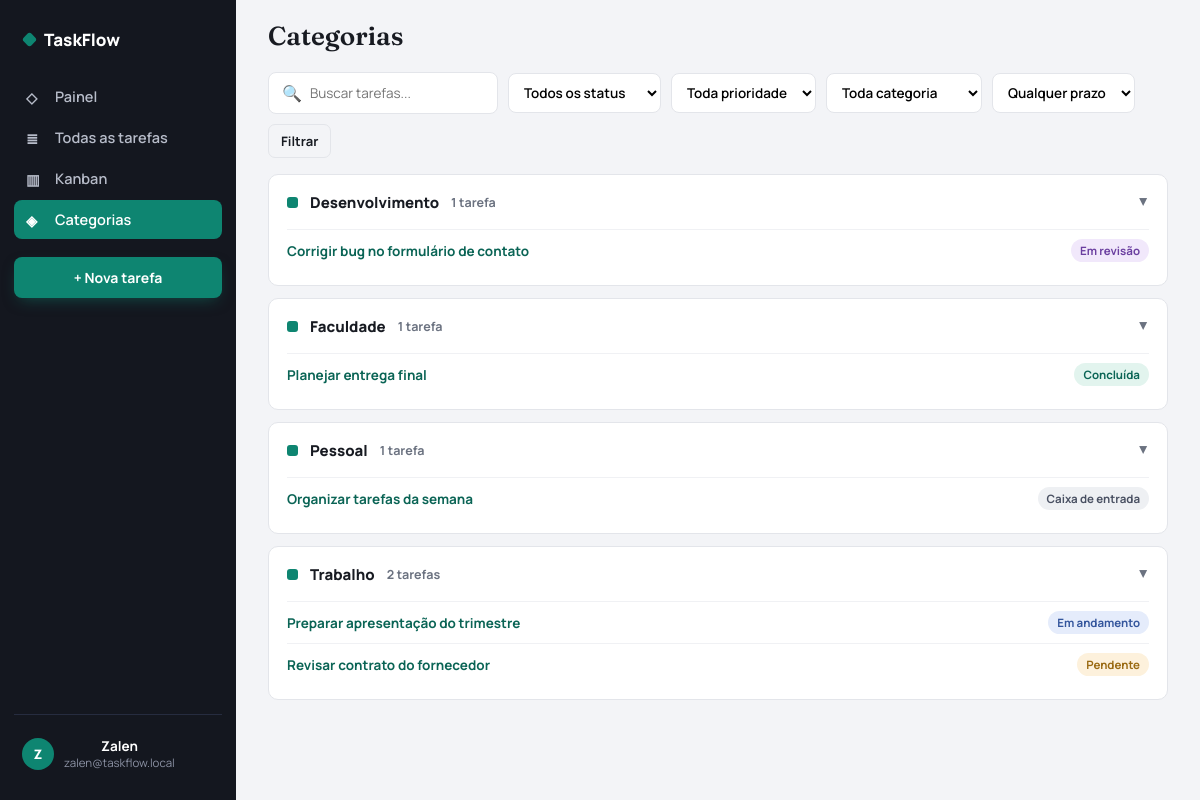
Screenshot of /tasks.php?view=category (signed in) with the database file from the repository.
### tables this page shows
CREATE TABLE users (
    id INT UNSIGNED NOT NULL AUTO_INCREMENT,
    username VARCHAR(50) NOT NULL,
    email VARCHAR(255) NULL,
    name VARCHAR(100) NOT NULL,
    profile VARCHAR(100) NOT NULL DEFAULT 'Freelancer / Criador',
    password_hash VARCHAR(255) NOT NULL,
    created_at TIMESTAMP NOT NULL DEFAULT CURRENT_TIMESTAMP,
    PRIMARY KEY (id),
    UNIQUE KEY uq_users_username (username),
    UNIQUE KEY uq_users_email (email)
);

CREATE TABLE tasks (
    id BIGINT UNSIGNED NOT NULL AUTO_INCREMENT,
    user_id INT UNSIGNED NOT NULL,
    title VARCHAR(120) NOT NULL,
    description TEXT NULL,
    category VARCHAR(60) NULL,
    status ENUM('inbox','pending','progress','review','done') NOT NULL DEFAULT 'inbox',
    priority ENUM('low','normal','high','urgent') NOT NULL DEFAULT 'normal',
    due_date DATE NULL,
    created_at TIMESTAMP NOT NULL DEFAULT CURRENT_TIMESTAMP,
    updated_at TIMESTAMP NOT NULL DEFAULT CURRENT_TIMESTAMP ON UPDATE CURRENT_TIMESTAMP,
    PRIMARY KEY (id),
    KEY idx_tasks_user_status (user_id, status),
    KEY idx_tasks_user_due (user_id, due_date),
    KEY idx_tasks_user_category (user_id, category),
    KEY idx_tasks_user_updated (user_id, updated_at),
    CONSTRAINT fk_tasks_user FOREIGN KEY (user_id) REFERENCES users(id) ON DELETE CASCADE
);

### includes/bootstrap.php (called while the page is built, shortened)
<?php
require_once __DIR__ . '/../config/database.php';
function e(mixed $value): string {
    return htmlspecialchars((string)$value, ENT_QUOTES, 'UTF-8');
}
function first_char(string $value): string {
    return function_exists('mb_substr') ? mb_substr($value, 0, 1, 'UTF-8') : substr($value, 0, 1);
}
function csrf_token(): string {
    return $_SESSION['csrf'];
}
function current_user(): ?array {
    try {
        $stmt = db()->prepare('SELECT id, username, email, name, profile FROM users WHERE id = :id LIMIT 1');
        $stmt->execute(['id' => (int)$_SESSION['user_id']]);
        $user = $stmt->fetch();
        return $user ?: null;
    } catch (RuntimeException $e) {
        return null;
    }
}
function require_auth(): array {
    $user = current_user();
    return $user;
}
function statuses(): array {
    return [
        'inbox' => 'Caixa de entrada',
        'pending' => 'Pendente',
        'progress' => 'Em andamento',
        'review' => 'Em revisão',
        'done' => 'Concluída',
    ];
}

### config/database.php (called while the page is built, shortened)
<?php
function db(bool $withoutDatabase = false): PDO {
    static $connections = [];
    $key = $withoutDatabase ? 'server' : 'database';
    if (isset($connections[$key])) {
        return $connections[$key];
    }
    $dsn = $withoutDatabase
        ? 'mysql:host=' . DB_HOST . ';port=' . DB_PORT . ';charset=utf8mb4'
        : 'mysql:host=' . DB_HOST . ';port=' . DB_PORT . ';dbname=' . DB_NAME . ';charset=utf8mb4';
    try {
        $pdo = new PDO($dsn, DB_USER, DB_PASS, [
            PDO::ATTR_ERRMODE => PDO::ERRMODE_EXCEPTION,
            PDO::ATTR_DEFAULT_FETCH_MODE => PDO::FETCH_ASSOC,
            PDO::ATTR_EMULATE_PREPARES => false,
        ]);
    } catch (PDOException $e) {
        throw new RuntimeException(
            $withoutDatabase
                ? 'Não foi possível conectar ao MySQL. Confirme se o MySQL está iniciado no XAMPP e revise config/database.php.'
                : 'Banco TaskFlow ainda não está disponível. Acesse install.php para criar o banco e as tabelas.',
            0,
            $e
        );
    }
    return $pdo;
}

### tasks.php (the view, shortened to what this page needs)
<?php
require_once __DIR__ . '/includes/bootstrap.php';
$user = require_auth();
$uid = (int)$user['id'];
$q = trim((string)($_GET['q'] ?? ''));
$status = (string)($_GET['status'] ?? '');
$priority = (string)($_GET['priority'] ?? '');
$view = (string)($_GET['view'] ?? 'list');
$where = ['user_id = :uid']; $params = ['uid'=>$uid];
$order = $view === 'category' ? "ORDER BY category ASC, due_date IS NULL, due_date ASC, updated_at DESC" : 'ORDER BY updated_at DESC, id DESC';
$stmt = db()->prepare('SELECT id,user_id,title,description,category,status,priority,due_date,created_at,updated_at FROM tasks WHERE ' . implode(' AND ', $where) . ' ' . $order);
$stmt->execute($params); $tasks = $stmt->fetchAll(); $categories = user_categories($uid);
$grouped = [];
if ($view === 'category') foreach ($tasks as $task) { $key = trim((string)($task['category'] ?? '')) ?: 'Sem categoria'; $grouped[$key][] = $task; }
function status_class(string $status): string { return ['inbox'=>'st-inbox','pending'=>'st-pendente','progress'=>'st-andamento','review'=>'st-revisao','done'=>'st-concluida'][$status] ?? 'st-inbox'; }
$pageTitle = $view === 'category' ? 'Categorias' : 'Todas as tarefas'; $activePage = $view === 'category' ? 'categories' : 'tasks';
include __DIR__ . '/includes/header.php';
?>
<form class="toolbar" method="get">
    <div class="searchbox">🔍<input id="taskSearch" name="q" placeholder="Buscar tarefas..." value="<?=e($q)?>"></div>
    <select class="select-sm" name="status"><option value="">Todos os status</option><?php foreach(statuses() as $k=>$v): ?><option value="<?=e($k)?>" <?=$status===$k?'selected':''?>><?=e($v)?></option><?php endforeach; ?></select>
    <select class="select-sm" name="priority"><option value="">Toda prioridade</option><?php foreach(priorities() as $k=>$v): ?><option value="<?=e($k)?>" <?=$priority===$k?'selected':''?>><?=e($v)?></option><?php endforeach; ?></select>
    <select class="select-sm" name="category"><option value="">Toda categoria</option></select>
    <select class="select-sm" name="due"><option value="">Qualquer prazo</option></select>
    <button class="btn btn-ghost btn-sm" type="submit">Filtrar</button>
</form>
<?php if ($view === 'category'): ?>
    <?php foreach($grouped as $categoryName => $categoryTasks): ?>
        <section class="cat-group open">
            <div class="cat-head"><div class="l"><span class="cat-swatch" style="background:#0e8571"></span><span class="name"><?=e($categoryName)?></span><span class="count"><?=count($categoryTasks)?> tarefa<?=count($categoryTasks)===1?'':'s'?></span></div><span class="chev">▸</span></div>
            <div class="cat-body"><?php foreach($categoryTasks as $task): ?><a class="cat-task" href="tasks.php?action=view&id=<?=e($task['id'])?>"><span class="tt"><?=e($task['title'])?></span><span class="pill <?=status_class($task['status'])?>"><?=e(statuses()[$task['status']])?></span></a><?php endforeach; ?></div>
        </section>
    <?php endforeach; ?>
<?php endif; ?>
<?php include __DIR__ . '/includes/footer.php'; ?>

### includes/header.php (shortened to what this page needs)
<?php
$names = preg_split('/\s+/', trim((string)($user['name'] ?? 'User'))) ?: ['User'];
$initials = strtoupper(first_char($names[0] ?? 'U') . first_char($names[1] ?? ''));
$email = $user['email'] ?? $user['username'] ?? '';
?>
<!doctype html>
<html lang="pt-BR">
<head>
    <link rel="stylesheet" href="assets/css/app.css">
</head>
<body>
<div class="app show" data-csrf="<?=e(csrf_token())?>">
    <aside class="sidebar" id="sidebar">
        <a class="mark" href="dashboard.php"><span class="dot"></span>TaskFlow</a>
        <a class="nav-item <?=$activePage==='dashboard'?'active':''?>" data-screen="dashboard" href="dashboard.php"><span class="ic">◇</span>Painel</a>
        <a class="nav-item <?=$activePage==='tasks'?'active':''?>" data-screen="tasks" href="tasks.php"><span class="ic">≣</span>Todas as tarefas</a>
        <a class="nav-item <?=$activePage==='kanban'?'active':''?>" data-screen="kanban" href="kanban.php"><span class="ic">▥</span>Kanban</a>
        <a class="nav-item <?=$activePage==='categories'?'active':''?>" data-screen="categories" href="tasks.php?view=category"><span class="ic">◈</span>Categorias</a>
        <div class="cta"><a class="btn btn-primary" style="width:100%;justify-content:center" href="tasks.php?action=new">+ Nova tarefa</a></div>
        <div class="sidebar-foot">
            <button class="user-row" type="button" data-profile-toggle>
                <div class="avatar"><?=e($initials ?: 'U')?></div>
                <div><div class="user-name"><?=e($user['name'] ?? '')?></div><div class="user-mail"><?=e($email)?></div></div>
            </button>
        </div>
    </aside>
    <div class="main">
        <header class="topbar">
            <div style="display:flex;align-items:center;gap:12px">
                <h1><?=e($pageTitle)?></h1>
            </div>
        </header>
        <main class="content">

### assets/css/app.css (style rules this page uses)
:root { --ink:#14171f; --ink2:#1c2130; --paper:#f3f4f7; --surface:#ffffff; --line:#e3e5ea; --muted:#6b7280; --teal:#0e8571; --teal-d:#0a6455; --coral:#e1543f; --amber:#de9a25; --text:#181b22; --r:10px; --shadow:0 1px 2px rgba(20,23,31,.06),0 8px 24px -12px rgba(20,23,31,.18); box-sizing:border-box; }
* { box-sizing:border-box;margin:0;padding:0 }
html,body { height:100% }
body { font-family:'Manrope',sans-serif;background:var(--paper);color:var(--text);-webkit-font-smoothing:antialiased;overflow-x:hidden }
h1,h2,h3,.serif { font-family:'Fraunces',serif }
button { font-family:inherit;cursor:pointer;border:none;background:none;color:inherit }
input,select,textarea { font-family:inherit;font-size:14px }
a { color:var(--teal-d);text-decoration:none }
.btn { display:inline-flex;align-items:center;gap:8px;padding:11px 18px;border-radius:8px;font-weight:700;font-size:14px;transition:transform .12s,box-shadow .12s }
.btn-primary { background:var(--teal);color:#fff;box-shadow:0 6px 16px -6px rgba(14,133,113,.55) }
.btn-ghost { background:transparent;color:var(--text);border:1px solid var(--line) }
.btn-sm { padding:7px 12px;font-size:13px;border-radius:7px }
.mark .dot { width:11px;height:11px;border-radius:3px;background:var(--teal);transform:rotate(45deg) }
.app { display:none;min-height:100vh }
.app.show { display:flex }
.sidebar { width:236px;background:var(--ink);color:#dfe2ea;flex-shrink:0;display:flex;flex-direction:column;padding:22px 14px;position:sticky;top:0;height:100vh }
.sidebar .mark { color:#fff;padding:6px 10px 26px;display:flex;align-items:center;gap:9px;font-weight:800;font-size:17px }
.nav-item { display:flex;align-items:center;gap:11px;padding:10px 12px;border-radius:8px;font-size:14.5px;font-weight:600;color:#b7bcc9;margin-bottom:2px }
.nav-item .ic { width:18px;height:18px;flex-shrink:0 }
.nav-item.active { background:var(--teal);color:#fff }
.sidebar .cta { margin:16px 0 6px }
.sidebar-foot { margin-top:auto;border-top:1px solid #262c3f;padding-top:14px;position:relative }
.user-row { display:flex;align-items:center;gap:10px;padding:8px;border-radius:8px }
.avatar { width:32px;height:32px;border-radius:50%;background:var(--teal);color:#fff;display:flex;align-items:center;justify-content:center;font-weight:800;font-size:13px;flex-shrink:0 }
.user-name { font-size:13.5px;font-weight:700;color:#fff }
.user-mail { font-size:11.5px;color:#8b91a3 }
.main { flex:1;min-width:0;display:flex;flex-direction:column }
.topbar { display:flex;align-items:center;justify-content:space-between;padding:20px 32px;gap:16px }
.topbar h1 { font-size:26px;font-weight:600 }
.content { padding:0 32px 40px;flex:1 }
.searchbox { display:flex;align-items:center;gap:8px;background:#fff;border:1.5px solid var(--line);border-radius:8px;padding:9px 13px;min-width:230px }
.searchbox input { border:none;outline:none;width:100%;font-size:13.5px }
.toolbar { display:flex;gap:10px;flex-wrap:wrap;align-items:center;margin-bottom:16px }
.select-sm { padding:9px 11px;border:1.5px solid var(--line);border-radius:8px;background:#fff;font-size:13.5px;font-weight:600 }
.pill { display:inline-flex;align-items:center;gap:5px;padding:4px 9px;border-radius:20px;font-size:11.5px;font-weight:700 }
.st-inbox { background:#eef0f3;color:#495062 }
.st-pendente { background:#fdf1dc;color:#9a6a12 }
.st-andamento { background:#e5ecfb;color:#33559c }
.st-revisao { background:#f1e8fb;color:#6b3fa0 }
.st-concluida { background:#e2f4ee;color:#0a6455 }
.cat-group { background:var(--surface);border:1px solid var(--line);border-radius:var(--r);margin-bottom:12px;overflow:hidden }
.cat-head { display:flex;align-items:center;justify-content:space-between;padding:16px 18px;cursor:pointer }
.cat-head .l { display:flex;align-items:center;gap:12px }
.cat-swatch { width:11px;height:11px;border-radius:3px }
.cat-head .name { font-weight:800;font-size:15px }
.cat-head .count { font-size:12.5px;color:var(--muted);font-weight:700 }
.cat-body { padding:0 18px 14px;display:none }
.cat-group.open .cat-body { display:block }
.cat-group.open .chev { transform:rotate(90deg) }
.chev { transition:transform .15s;color:var(--muted) }
.cat-task { display:flex;justify-content:space-between;align-items:center;padding:9px 0;border-top:1px solid #f0f1f4;font-size:13.5px }
.cat-task .tt { font-weight:700 }
.btn-primary { border:0 }

### rows the page displays
users: name "Z", name "Zalen", email "zalen@taskflow.local"
tasks: title "Corrigir bug no formulário de contato", status "Em revisão"
tasks: title "Planejar entrega final", status "Concluída"
tasks: title "Organizar tarefas da semana", status "Caixa de entrada"
tasks: title "Preparar apresentação do trimestre", status "Em andamento"
tasks: title "Revisar contrato do fornecedor", status "Pendente"

### other values shown
$pageTitle "Categorias"
$categoryName "Desenvolvimento"
count($categoryTasks) "1"
$categoryName "Faculdade"
$categoryName "Pessoal"
$categoryName "Trabalho"
count($categoryTasks) "2"
